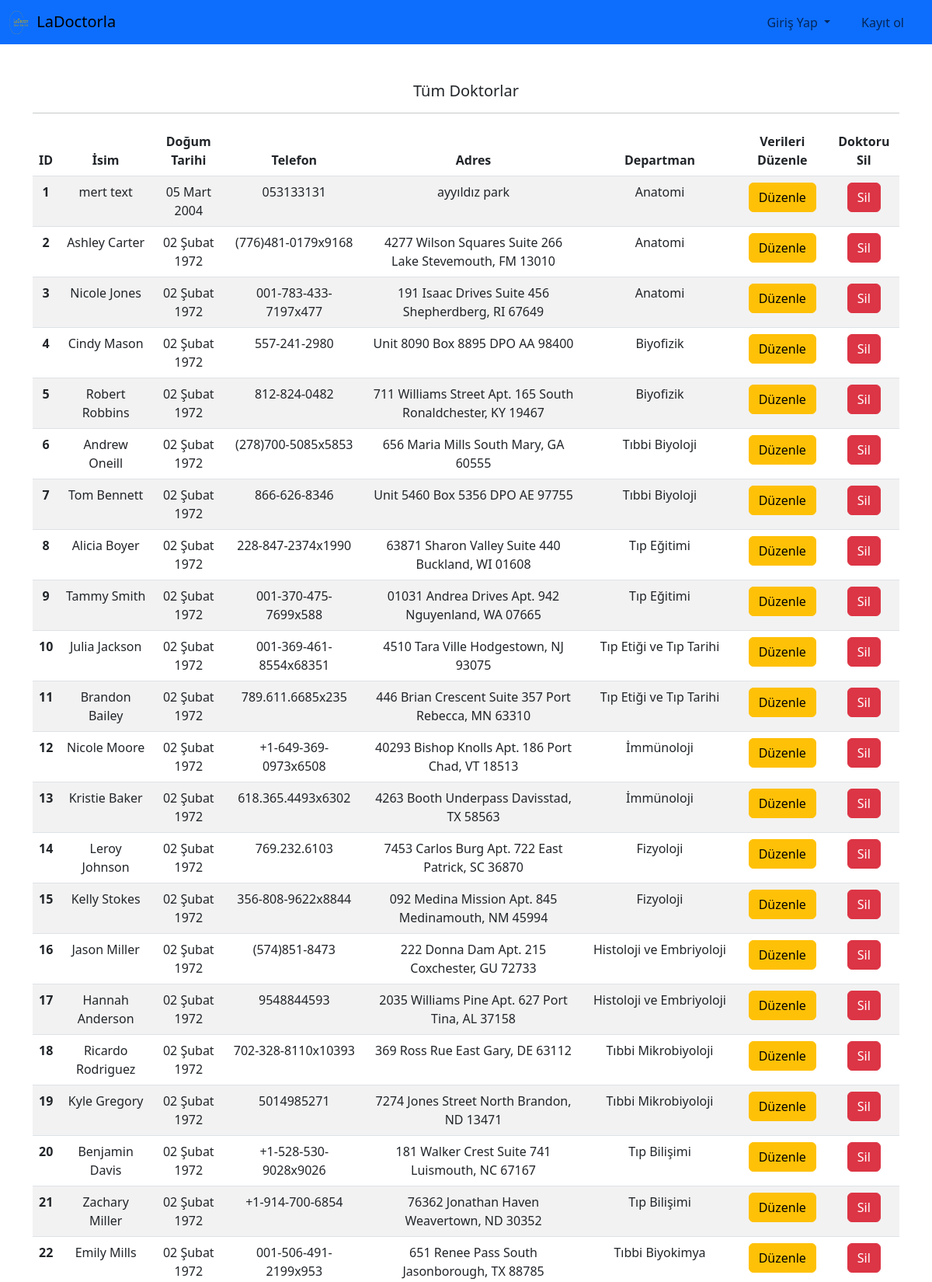
Page /doctors (upper part) on the committed database.
### user/models.py (models this page shows, shortened)
class Doctor(models.Model):
    doctorID = models.AutoField(primary_key=True)
    name = models.CharField(max_length=100)
    surname = models.CharField(max_length=100)
    email = models.EmailField()
    username = models.CharField(max_length=100)
    password = models.CharField(max_length=100)
    birthdate = models.DateField()
    gender = models.CharField(max_length=10)
    phone = models.CharField(max_length=15)
    address = models.TextField()
    department = models.CharField(max_length=100)
    hospital = models.CharField(max_length=100)
    is_active = models.BooleanField(default=False)
    created_date = models.DateTimeField(auto_now_add=True)

### user/views.py (the view)
# urls.py: path('doctors', userviews.doctors,name="doctors"),
def doctors(request):
    data = Doctor.objects.all()
    return render(request,"doctors.html",{'doctors':data})

### templates/doctors.html (shortened to what this page needs)
{% extends "layout.html" %}
{% block body %}
<div class="row">
    <div class="col-md-12">
        <h5 class="text-center">Tüm Doktorlar</h5>
        <hr>
        <table id="meinemTisch" class="table text-center table-hover table-striped mt-1 text-center">
            <thead>
              <tr>
                <th onclick="sortTable(0)" scope="col">ID</th>
                <th onclick="sortTable(1)" scope="col">İsim</th>
                <th onclick="sortTable(2)" scope="col">Doğum Tarihi</th>
                <th onclick="sortTable(3)" scope="col">Telefon</th>
                <th onclick="sortTable(4)" scope="col">Adres</th>
                <th onclick="sortTable(5)" scope="col">Departman</th>
                <th scope="col">Verileri Düzenle</th>
                <th scope="col">Doktoru Sil</th>
              </tr>
            </thead>
            <tbody>
              {% for doctor in doctors %}
              <tr>
                <th scope="row">{{ doctor.doctorID }}</th>
                <td>{{ doctor.name }} {{ doctor.surname }}</td>
                <td>{{ doctor.birthdate }}</td>
                <td>{{ doctor.phone }}</td>
                <td>{{ doctor.address }}</td>
                <td>{{ doctor.department }}</td>
                <td><a href="{% url 'edit_doctor' id=doctor.doctorID %}" class="btn btn-warning">Düzenle</a></td>
                <td><a href="#" id="doctor_{{ doctor.doctorID }}" class="btn btn-danger">Sil</a></td>
            </tr>
              {% endfor %}
            </tbody>
          </table>
    </div>
</div>
{% endblock body %}

### rows in the picture
Doctor: doctorID "1", name "mert", surname "text", birthdate "05 Mart 2004", phone "053133131", address "ayyıldız park", department "Anatomi"
Doctor: doctorID "2", name "Ashley", surname "Carter", birthdate "02 Şubat 1972", phone "(776)481-0179x9168", address "4277 Wilson Squares Suite 266 Lake Stevemouth, FM 13010", department "Anatomi"
Doctor: doctorID "3", name "Nicole", surname "Jones", birthdate "02 Şubat 1972", phone "001-783-433-7197x477", address "191 Isaac Drives Suite 456 Shepherdberg, RI 67649", department "Anatomi"
Doctor: doctorID "4", name "Cindy", surname "Mason", birthdate "02 Şubat 1972", phone "557-241-2980", address "Unit 8090 Box 8895 DPO AA 98400", department "Biyofizik"
Doctor: doctorID "5", name "Robert", surname "Robbins", birthdate "02 Şubat 1972", phone "812-824-0482", address "711 Williams Street Apt. 165 South Ronaldchester, KY 19467", department "Biyofizik"
Doctor: doctorID "6", name "Andrew", surname "Oneill", birthdate "02 Şubat 1972", phone "(278)700-5085x5853", address "656 Maria Mills South Mary, GA 60555", department "Tıbbi Biyoloji"
Doctor: doctorID "7", name "Tom", surname "Bennett", birthdate "02 Şubat 1972", phone "866-626-8346", address "Unit 5460 Box 5356 DPO AE 97755", department "Tıbbi Biyoloji"
Doctor: doctorID "8", name "Alicia", surname "Boyer", birthdate "02 Şubat 1972", phone "228-847-2374x1990", address "63871 Sharon Valley Suite 440 Buckland, WI 01608", department "Tıp Eğitimi"
Doctor: doctorID "9", name "Tammy", surname "Smith", birthdate "02 Şubat 1972", phone "001-370-475-7699x588", address "01031 Andrea Drives Apt. 942 Nguyenland, WA 07665", department "Tıp Eğitimi"
Doctor: doctorID "10", name "Julia", surname "Jackson", birthdate "02 Şubat 1972", phone "001-369-461-8554x68351", address "4510 Tara Ville Hodgestown, NJ 93075", department "Tıp Etiği ve Tıp Tarihi"
Doctor: doctorID "11", name "Brandon", surname "Bailey", birthdate "02 Şubat 1972", phone "789.611.6685x235", address "446 Brian Crescent Suite 357 Port Rebecca, MN 63310", department "Tıp Etiği ve Tıp Tarihi"
Doctor: doctorID "12", name "Nicole", surname "Moore", birthdate "02 Şubat 1972", phone "+1-649-369-0973x6508", address "40293 Bishop Knolls Apt. 186 Port Chad, VT 18513", department "İmmünoloji"
Doctor: doctorID "13", name "Kristie", surname "Baker", birthdate "02 Şubat 1972", phone "618.365.4493x6302", address "4263 Booth Underpass Davisstad, TX 58563", department "İmmünoloji"
Doctor: doctorID "14", name "Leroy", surname "Johnson", birthdate "02 Şubat 1972", phone "769.232.6103", address "7453 Carlos Burg Apt. 722 East Patrick, SC 36870", department "Fizyoloji"
Doctor: doctorID "15", name "Kelly", surname "Stokes", birthdate "02 Şubat 1972", phone "356-808-9622x8844", address "092 Medina Mission Apt. 845 Medinamouth, NM 45994", department "Fizyoloji"
Doctor: doctorID "16", name "Jason", surname "Miller", birthdate "02 Şubat 1972", phone "(574)851-8473", address "222 Donna Dam Apt. 215 Coxchester, GU 72733", department "Histoloji ve Embriyoloji"
Doctor: doctorID "17", name "Hannah", surname "Anderson", birthdate "02 Şubat 1972", phone "9548844593", address "2035 Williams Pine Apt. 627 Port Tina, AL 37158", department "Histoloji ve Embriyoloji"
Doctor: doctorID "18", name "Ricardo", surname "Rodriguez", birthdate "02 Şubat 1972", phone "702-328-8110x10393", address "369 Ross Rue East Gary, DE 63112", department "Tıbbi Mikrobiyoloji"
Doctor: doctorID "19", name "Kyle", surname "Gregory", birthdate "02 Şubat 1972", phone "5014985271", address "7274 Jones Street North Brandon, ND 13471", department "Tıbbi Mikrobiyoloji"
Doctor: doctorID "20", name "Benjamin", surname "Davis", birthdate "02 Şubat 1972", phone "+1-528-530-9028x9026", address "181 Walker Crest Suite 741 Luismouth, NC 67167", department "Tıp Bilişimi"
Doctor: doctorID "21", name "Zachary", surname "Miller", birthdate "02 Şubat 1972", phone "+1-914-700-6854", address "76362 Jonathan Haven Weavertown, ND 30352", department "Tıp Bilişimi"
Doctor: doctorID "22", name "Emily", surname "Mills", birthdate "02 Şubat 1972", phone "001-506-491-2199x953", address "651 Renee Pass South Jasonborough, TX 88785", department "Tıbbi Biyokimya"
